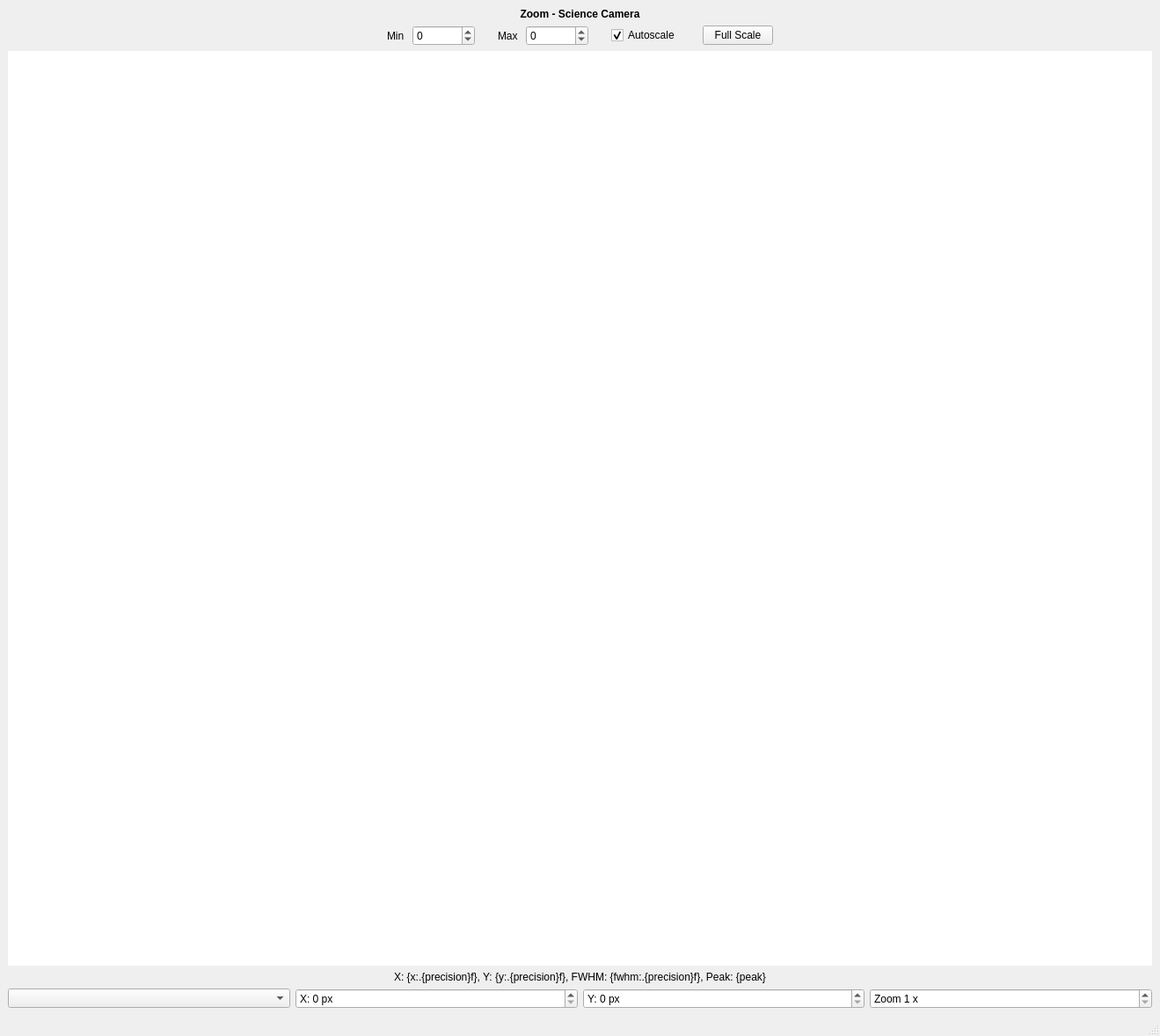
<?xml version="1.0" encoding="UTF-8"?>
<ui version="4.0">
 <class>MainWindow</class>
 <widget class="QMainWindow" name="MainWindow">
  <property name="geometry">
   <rect>
    <x>0</x>
    <y>0</y>
    <width>1319</width>
    <height>1178</height>
   </rect>
  </property>
  <property name="windowTitle">
   <string>Zoom - Science Camera - KalAO</string>
  </property>
  <widget class="QWidget" name="centralwidget">
   <layout class="QVBoxLayout" name="verticalLayout">
    <item>
     <widget class="QLabel" name="title_label">
      <property name="font">
       <font>
        <weight>75</weight>
        <bold>true</bold>
       </font>
      </property>
      <property name="text">
       <string>Zoom - Science Camera</string>
      </property>
      <property name="alignment">
       <set>Qt::AlignCenter</set>
      </property>
     </widget>
    </item>
    <item>
     <layout class="QHBoxLayout" name="horizontalLayout_2">
      <item>
       <spacer name="horizontalSpacer">
        <property name="orientation">
         <enum>Qt::Horizontal</enum>
        </property>
        <property name="sizeHint" stdset="0">
         <size>
          <width>40</width>
          <height>20</height>
         </size>
        </property>
       </spacer>
      </item>
      <item>
       <widget class="QLabel" name="min_label">
        <property name="text">
         <string>Min </string>
        </property>
       </widget>
      </item>
      <item>
       <widget class="QDoubleSpinBox" name="min_spinbox">
        <property name="keyboardTracking">
         <bool>false</bool>
        </property>
        <property name="decimals">
         <number>0</number>
        </property>
        <property name="minimum">
         <double>-999999.000000000000000</double>
        </property>
        <property name="maximum">
         <double>999999.000000000000000</double>
        </property>
       </widget>
      </item>
      <item>
       <spacer name="horizontalSpacer_2">
        <property name="orientation">
         <enum>Qt::Horizontal</enum>
        </property>
        <property name="sizeType">
         <enum>QSizePolicy::Maximum</enum>
        </property>
        <property name="sizeHint" stdset="0">
         <size>
          <width>20</width>
          <height>20</height>
         </size>
        </property>
       </spacer>
      </item>
      <item>
       <widget class="QLabel" name="max_label">
        <property name="text">
         <string>Max </string>
        </property>
       </widget>
      </item>
      <item>
       <widget class="QDoubleSpinBox" name="max_spinbox">
        <property name="keyboardTracking">
         <bool>false</bool>
        </property>
        <property name="decimals">
         <number>0</number>
        </property>
        <property name="minimum">
         <double>-999999.000000000000000</double>
        </property>
        <property name="maximum">
         <double>999999.000000000000000</double>
        </property>
       </widget>
      </item>
      <item>
       <spacer name="horizontalSpacer_3">
        <property name="orientation">
         <enum>Qt::Horizontal</enum>
        </property>
        <property name="sizeType">
         <enum>QSizePolicy::Maximum</enum>
        </property>
        <property name="sizeHint" stdset="0">
         <size>
          <width>20</width>
          <height>20</height>
         </size>
        </property>
       </spacer>
      </item>
      <item>
       <widget class="QCheckBox" name="autoscale_checkbox">
        <property name="text">
         <string>Autoscale</string>
        </property>
        <property name="checked">
         <bool>true</bool>
        </property>
       </widget>
      </item>
      <item>
       <spacer name="horizontalSpacer_4">
        <property name="orientation">
         <enum>Qt::Horizontal</enum>
        </property>
        <property name="sizeType">
         <enum>QSizePolicy::Maximum</enum>
        </property>
        <property name="sizeHint" stdset="0">
         <size>
          <width>20</width>
          <height>20</height>
         </size>
        </property>
       </spacer>
      </item>
      <item>
       <widget class="QPushButton" name="fullscale_button">
        <property name="text">
         <string>Full Scale</string>
        </property>
       </widget>
      </item>
      <item>
       <spacer name="horizontalSpacer_5">
        <property name="orientation">
         <enum>Qt::Horizontal</enum>
        </property>
        <property name="sizeHint" stdset="0">
         <size>
          <width>40</width>
          <height>20</height>
         </size>
        </property>
       </spacer>
      </item>
     </layout>
    </item>
    <item>
     <widget class="KalAOGraphicsView" name="fli_view">
      <property name="enabled">
       <bool>true</bool>
      </property>
      <property name="frameShape">
       <enum>QFrame::NoFrame</enum>
      </property>
      <property name="verticalScrollBarPolicy">
       <enum>Qt::ScrollBarAlwaysOff</enum>
      </property>
      <property name="horizontalScrollBarPolicy">
       <enum>Qt::ScrollBarAlwaysOff</enum>
      </property>
      <property name="sizeAdjustPolicy">
       <enum>QAbstractScrollArea::AdjustToContents</enum>
      </property>
     </widget>
    </item>
    <item>
     <widget class="KalAOLabel" name="star_label">
      <property name="text">
       <string>X: {x:.{precision}f}, Y: {y:.{precision}f}, FWHM: {fwhm:.{precision}f}, Peak: {peak}</string>
      </property>
      <property name="alignment">
       <set>Qt::AlignCenter</set>
      </property>
     </widget>
    </item>
    <item>
     <layout class="QHBoxLayout" name="horizontalLayout">
      <item>
       <widget class="QComboBox" name="colormap_combobox"/>
      </item>
      <item>
       <widget class="QSpinBox" name="x_spinbox">
        <property name="suffix">
         <string> px</string>
        </property>
        <property name="prefix">
         <string>X: </string>
        </property>
       </widget>
      </item>
      <item>
       <widget class="QSpinBox" name="y_spinbox">
        <property name="suffix">
         <string> px</string>
        </property>
        <property name="prefix">
         <string>Y: </string>
        </property>
       </widget>
      </item>
      <item>
       <widget class="QSpinBox" name="zoom_spinbox">
        <property name="suffix">
         <string> x</string>
        </property>
        <property name="prefix">
         <string>Zoom </string>
        </property>
        <property name="minimum">
         <number>1</number>
        </property>
        <property name="maximum">
         <number>1024</number>
        </property>
        <property name="stepType">
         <enum>QAbstractSpinBox::DefaultStepType</enum>
        </property>
        <property name="value">
         <number>1</number>
        </property>
       </widget>
      </item>
     </layout>
    </item>
   </layout>
  </widget>
  <widget class="QMenuBar" name="menubar">
   <property name="geometry">
    <rect>
     <x>0</x>
     <y>0</y>
     <width>1319</width>
     <height>30</height>
    </rect>
   </property>
  </widget>
  <widget class="QStatusBar" name="statusbar"/>
 </widget>
 <customwidgets>
  <customwidget>
   <class>KalAOGraphicsView</class>
   <extends>QGraphicsView</extends>
   <header>kalao</header>
  </customwidget>
  <customwidget>
   <class>KalAOLabel</class>
   <extends>QLabel</extends>
   <header>kalao</header>
  </customwidget>
 </customwidgets>
 <resources/>
 <connections/>
</ui>
